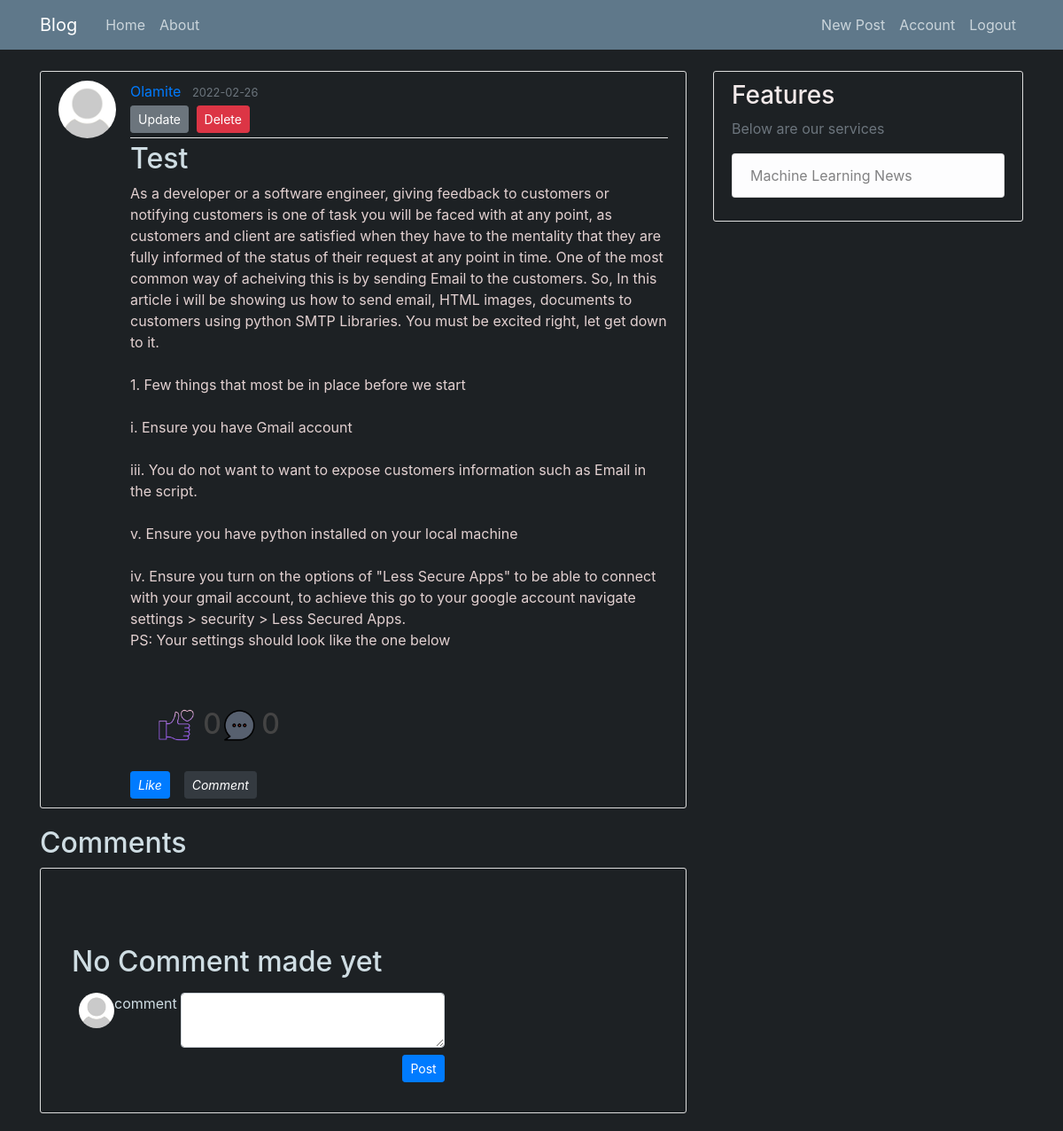
The app's page /post/1 (signed in) with its own data.
### flaskblog/models/UserModel.py (models this page shows, shortened)
class User(db.Model, UserMixin):
    id = db.Column(db.Integer, primary_key=True)
    username = db.Column(db.String(20), unique=True, nullable=False)
    email = db.Column(db.String(120), unique=True, nullable=False)
    image_file = db.Column(db.String(20), nullable=False, default='default.jpg')
    password = db.Column(db.String(60), nullable=False)
    verified = db.Column(db.Integer, nullable = False, default = 0)
    posts = db.relationship('Post',
                                    backref= 'author',
                                    cascade = "all,delete-orphan",
                                    lazy=True)
    comments = db.relationship('Comment',
                                    backref='comment_author',
                                    cascade = "all,delete-orphan",
                                    lazy=True)
    reply = db.relationship('Reply',
                                    backref='reply_user',
                                    cascade = "all,delete-orphan",
                                    lazy=True)
    post_liked = db.relationship('PostLike',
                                    foreign_keys='PostLike.user_id',
                                    backref='user',
                                    cascade = "all,delete-orphan",
                                    lazy='dynamic')
    comment_liked = db.relationship('CommentLike',
                                    foreign_keys='CommentLike.user_id',
                                    backref='user',
                                    cascade = "all,delete-orphan",
                                    lazy='dynamic')
    reply_liked = db.relationship('ReplyLike',
                                    foreign_keys='ReplyLike.user_id',
                                    backref='user',
                                    cascade = "all,delete-orphan",
                                    lazy='dynamic')
    def has_liked_post(self, post):
        return PostLike.query.filter(PostLike.user_id == self.id, PostLike.post_id == post.id).count() > 0
    def number_of_comments(self, post):
        return Comment.query.filter(Comment.post_id == post.id).count()
    def post_number_of_likes(self, post):
        return PostLike.query.filter(PostLike.post_id == post.id).count()

### flaskblog/models/PostModel.py (models this page shows, shortened)
class Post(db.Model):
    id = db.Column(db.Integer, primary_key=True)
    title = db.Column(db.String(120), nullable=False)
    date_posted = db.Column(db.DateTime, nullable=False, default=datetime.utcnow)
    content = db.Column(db.Text, nullable=False)
    images = db.Column(db.PickleType, nullable=True, default=None)
    user_id = db.Column(db.Integer, db.ForeignKey('user.id'), nullable=False)
    comments = db.relationship('Comment', backref='comment_post', cascade = "all,delete-orphan", lazy=True)
    post_likes = db.relationship('PostLike', backref='post',   cascade = "all,delete-orphan", lazy='dynamic')

### flaskblog/posts/routes.py (the view)
@posts.route('/post/<int:post_id>', methods=['GET', 'POST'])
@login_required
def post(post_id):
    form = CommentForm()
    post = Post.query.get_or_404(post_id)
    page = request.args.get('page', 1, type=int)
    comments = Comment.query.filter_by(post_id=post_id).order_by(Comment.date.desc()).paginate(per_page=2,
      page=page)
    logger.debug('user {} route to post page with id [{}]'.format(current_user.get_id(), post.id))
    return render_template('post.html', title=post.title, post=post, comments=comments, form=form)

### flaskblog/comment/forms.py
class CommentForm(FlaskForm):
    comment = TextAreaField('comment', validators=[DataRequired()])
    submit = SubmitField('Post')

### flaskblog/models/UserModel.py (called while the page is built)
@login_manager.user_loader
def load_user(user_id):
    return User.query.get(int(user_id))

### flaskblog/templates/post.html (shortened to what this page needs)
{% extends "layout.html" %}
{% block content %}
<article class="media content-section" style="background: #1d2124;">
  <img class="rounded-circle article-img"
    src="{{ url_for('static', filename='imagefolder/' + post.author.image_file) }}">
  <div class="media-body">
    <div class="article-metadata">
      <a class="mr-2"
      href="{{url_for('users.user_posts',username=post.author.username)}}">{{ post.author.username }}</a>
      <small class="text-muted">{{ post.date_posted.strftime('%Y-%m-%d') }}</small>
      {% if post.author == current_user %}
      <div>
        <a class="btn btn-secondary btn-sm mt-1 mb-1"
          href="{{ url_for('posts.update_post', post_id=post.id) }}">Update</a>
        <button type="button" class="btn btn-danger btn-sm m-1" data-toggle="modal"
          data-target="#deleteModal">Delete</button>
      </div>
      {% endif %}
    </div>
    <h2 class="article-title" style="color: #cfdde3;">{{ post.title }}</h2>
    <p class="article-content" style="color: #e3d1d1;">{{ post.content }}</p>
<br>
<br>
<div style="display: flex;">
  <div style="display: flex; ">
    &nbsp; &nbsp; &nbsp; &nbsp;<h5><img src="{{url_for('static', filename ='imagefolder/like.png')}}" alt="Snow" style="width:40px;height:40px;padding:0px" align:right> &nbsp;<h2>{{current_user.post_number_of_likes(post)}}</h2>
  </div>
  <div style="display: flex;">
    <h5><img src="{{url_for('static', filename ='imagefolder/comment.png')}}" alt="Snow" style="width:40px;height:40px;padding:0px">&nbsp;<h2>{{current_user.number_of_comments(post)}}</h2>
  </div>
</div>
<br>
             {%if current_user.has_liked_post(post)%}
            <div class="btn-toolbar pull-left">
              <a href="{{url_for('posts.action_like', post_id=post.id, action = 'unlike')}}"> <button  class="btn mr-3 btn-secondary btn-sm like" memberid = {{post.id}}><i class="fa fa-thumbs-up">  Unlike  </i> </button></a>
             <a href="{{url_for('posts.post', post_id=post.id)}}"> <button class="btn mr-3 btn-sm btn-dark"><i class="fa fa-commenting-o">Comment</i> </button></a>
          </div>
          {%else%}
          <div class="btn-toolbar pull-left">
            <a href="{{url_for('posts.action_like', post_id=post.id, action = 'like')}}"> <button  class="btn mr-3 btn-primary btn-primary btn-sm like" memberid = {{post.id}}><i class="fa fa-thumbs-up">  Like  </i> </button></a>
           <a href="{{url_for('posts.post', post_id=post.id)}}"> <button class="btn mr-3 btn-sm btn-dark"><i class="fa fa-commenting-o">Comment</i> </button></a>
        </div>
          {%endif%}
</article>
<h2 style="color: #cfdde3;">Comments</h2>
<article class="media content-section" style="background: #1d2124;" >
  <div class="container mt-1">
    <div class="d-flex justify-content-start row">
      <div class="col-md-8">
{% if comments.total > 0 %}
      {% for comment in comments.items %}
        <div class="d-flex flex-column comment-section">
          <div class="bg-#1d2124 p-2">
            <div class="d-flex flex-row user-info">
              <img class="rounded-circle"
                src="{{ url_for('static', filename='imagefolder/' + comment.comment_author.image_file) }}" width="40">
              <div class="d-flex flex-column justify-content-start ml-2">
              {% if comment.author_id.username == current_user.username%}
                 <span class="d-block font-weight-bold name" style="color: #cfdde3;">author-{{comment.author_id.username}}</span>
              {%else%}
               <span class="d-block font-weight-bold name" style="color: #cfdde3;">{{comment.author_id.username}}</span>
              {%endif%}
                <small class="date text-black-50" style="color: #cfdde3;">Public - {{ comment.date.strftime('%Y-%m-%d %H:%M') }}</small>
              </div>
            </div>
            <div class="mt-2">
             <span><a class="article-title" href="{{url_for('comments.single_comment', comment_id = comment.id)}}">  <p class="comment-text" style="color: #cfdde3;">{{comment.comment}}</p></a></span>
            </div>
          </div>
          <br>
          <div style="display: flex;">
            <div style="display: flex; ">
              <h5><img src="{{url_for('static', filename ='imagefolder/like.png')}}" alt="Snow" style="width:30px;height:30px;padding:0px" align:right>&nbsp;<h3>{{current_user.comment_number_of_likes(comment)}}</h3>
            </div>
            <div style="display: flex;">
      &nbsp; &nbsp; &nbsp; &nbsp; <h5><img src="{{url_for('static', filename ='imagefolder/comment.png')}}" alt="Snow" style="width:25px;height:30px;padding:0px">&nbsp; <h3>{{current_user.number_of_reply_for_comment(comment)}}</h3>
            </div>
          </div>
          <br>
                       {%if current_user.has_liked_comment(comment)%}
                      <div class="btn-toolbar pull-left">
                        <a href="{{url_for('comments.action_like', comment_id=comment.id, action = 'unlike')}}"> <button  class="btn mr-3 btn-secondary btn-sm like" memberid = {{post.id}}><i class="fa fa-thumbs-up">  Unlike  </i> </button></a>
                        <a class="article-title" href="{{url_for('comments.single_comment', comment_id = comment.id)}}"> <button class="btn mr-3 btn-dark"><i class="fa fa-commenting-o">Replies({{current_user.number_of_reply_for_comment(comment)}})</i> </button></a>
                    </div>
                    {%else%}
                    <div class="btn-toolbar pull-left">
                      <a href="{{url_for('comments.action_like', comment_id=comment.id, action = 'like')}}"> <button  class="btn mr-3 btn-primary btn-sm like" memberid = {{post.id}}><i class="fa fa-thumbs-up">  Like  </i> </button></a>
                      <a class="article-title" href="{{url_for('comments.single_comment', comment_id = comment.id)}}"> <button class="btn mr-3 btn-sm btn-dark"><i class="fa fa-commenting-o">Replies({{current_user.number_of_reply_for_comment(comment)}})</i> </button></a>
                  </div>
                    {%endif%}
        </div>
        <br>
          {%endfor%}
          {% else %}
          <br>
          <br>
          <br>
          <h2 style="color: #cfdde3;">  No Comment made yet </h2>
          {% endif %}
        <div class="bg-#1d2124 p-2" style="background-color: #1d2124;">
          <form method="POST" , action="{{ url_for('comments.new_comment', post_id=post.id) }}">
            <fieldset class="form-group">
              <div class="d-flex flex-row align-items-start">
                <img class="rounded-circle"
                  src="{{ url_for('static', filename='imagefolder/' + current_user.image_file) }}" width="40">
                {{form.comment.label(class = "form-control-label " )}}
                {% if form.comment.errors %}
                {{ form.comment(class = "form-control form-control-lg is-invalid text-#cfdde3")}}
                <div class="invalid-feedback">
                  {% for error in form.comment.errors %}
                  <span> {{comment}} </span>
                  {% endfor %}
                </div>
                {% else%}
                {{ form.comment(class = "form-control ml-1 shadow-none textarea color-black")}}
                {% endif %}
              </div>
              <div class="mt-2 text-right">
                {{form.submit(class="btn btn-primary btn-sm shadow-none",id = "postcomment")}}
              </div>
            </fieldset>
          </form>
        </div>
      </div>
    </div>
  </div>
</article>
{% endblock content %}

### flaskblog/static/main.css (style rules this page uses)
body { background: #fafafa; color: #333333; margin-top: 5rem; }
h1, h2, h3, h4, h5, h6 { color: #444444; }
.content-section { background: #ffffff; padding: 10px 20px; border: 1px solid #dddddd; border-radius: 3px; margin-bottom: 20px; }
.article-title { color: #444444; }
.article-content { white-space: pre-line; }
.article-img { height: 65px; width: 65px; margin-right: 16px; }
.article-metadata { padding-bottom: 1px; margin-bottom: 4px; border-bottom: 1px solid #e3e3e3 }

### flaskblog/templates/post.html (style rules this page uses)
.form-control-label { color: #cfdde3; }

### records on screen
User: image_file (placeholder picture), author.username "Olamite"
Post: date_posted "2022-02-26", title "Test", content "As a developer or a software engineer, giving feedback to customers or notifying customers is one of task you will be faced with at any point, as customers and client are satisfied when they have to the mentality that they are fully informed of the status of their request at any point in time. One of the most common way of acheiving this is by sending Email to the customers. So, In this article i will be showing us how to send email, HTML images, documents to customers using python SMTP Libraries. You must be excited right, let get down to it. 1. Few things that most be in place before we start i. Ensure you have Gmail account iii. You do not want to want to expose customers information…"

### other values on screen
{{ current_user.post_number_of_likes(post) }} "0"
{{ current_user.number_of_comments(post) }} "0"
